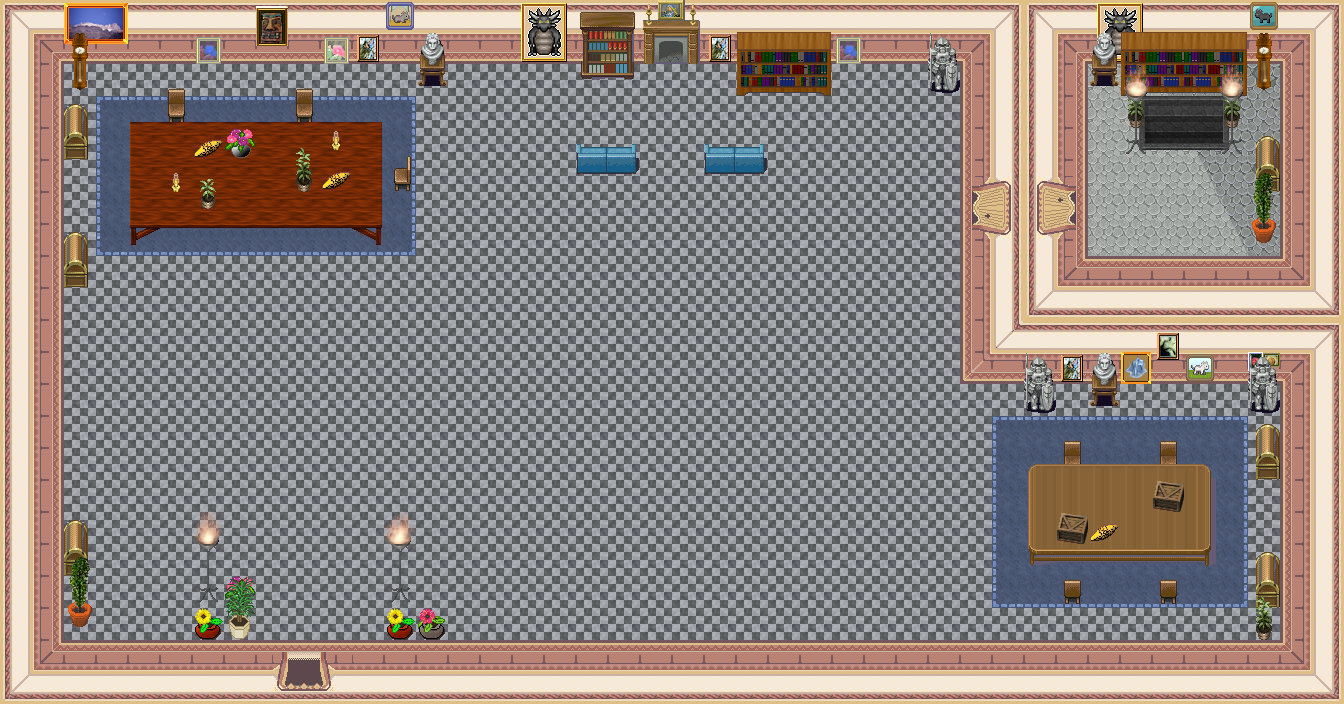

Below is a game level as drawn by its tile map, then a one-line description and the .tmx that defines it (tile-layer data replaced by summaries):
An orthogonal 42x22 tile map with 32x32 px tiles, 6 tile layers (0_floor, 1_terrain, 2_object, 3_roof, ...), 2 hidden layers not drawn, 33 tilesets.

<map version="1.2" tiledversion="1.2.2" orientation="orthogonal" renderorder="right-down" width="42" height="22" tilewidth="32" tileheight="32" infinite="0" nextlayerid="11" nextobjectid="1">
 <tileset firstgid="1" name="pale_red_ew" tilewidth="32" tileheight="32" tilecount="48" columns="8">
  <image source="../../tileset/building/entrance/pale_red_ew.png" width="256" height="192" />
 </tileset>
 <tileset firstgid="49" name="int_wall_fancy_purple" tilewidth="32" tileheight="32" tilecount="12" columns="4">
  <image source="../../tileset/building/wall/int_wall_fancy_purple.png" width="128" height="96" />
 </tileset>
 <tileset firstgid="61" name="int_wall_pale" tilewidth="32" tileheight="32" tilecount="16" columns="2">
  <image source="../../tileset/building/wall/int_wall_pale.png" width="64" height="256" />
 </tileset>
 <tileset firstgid="77" name="int_wall_purple" tilewidth="32" tileheight="32" tilecount="20" columns="2">
  <image source="../../tileset/building/wall/int_wall_purple.png" width="64" height="320" />
 </tileset>
 <tileset firstgid="97" name="square_paving" tilewidth="32" tileheight="32" tilecount="1" columns="1">
  <image source="../../tileset/ground/square_paving.png" width="32" height="32" />
 </tileset>
 <tileset firstgid="98" name="marble" tilewidth="32" tileheight="32" tilecount="1" columns="1">
  <image source="../../tileset/ground/marble.png" width="32" height="32" />
 </tileset>
 <tileset firstgid="99" name="grey_paving" tilewidth="32" tileheight="32" tilecount="8" columns="4">
  <image source="../../tileset/ground/grey_paving.png" width="128" height="64" />
 </tileset>
 <tileset firstgid="107" name="blue" tilewidth="32" tileheight="32" tilecount="9" columns="3">
  <image source="../../tileset/furniture/carpet/blue.png" width="96" height="96" />
 </tileset>
 <tileset firstgid="116" name="wooden_trestle" tilewidth="32" tileheight="32" tilecount="9" columns="3">
  <image source="../../tileset/furniture/table/wooden_trestle.png" width="96" height="96" />
 </tileset>
 <tileset firstgid="125" name="oil_paintings" tilewidth="32" tileheight="32" tilecount="16" columns="4">
  <image source="../../tileset/furniture/picture/oil_paintings.png" width="128" height="128" />
 </tileset>
 <tileset firstgid="141" name="blackdragon" tilewidth="32" tileheight="32" tilecount="4" columns="2">
  <image source="../../tileset/furniture/picture/blackdragon.png" width="64" height="64" />
 </tileset>
 <tileset firstgid="145" name="cats" tilewidth="32" tileheight="32" tilecount="3" columns="3">
  <image source="../../tileset/furniture/picture/cats.png" width="96" height="32" />
 </tileset>
 <tileset firstgid="148" name="wooden_clock" tilewidth="32" tileheight="32" tilecount="6" columns="1">
  <image source="../../tileset/furniture/clock/wooden_clock.png" width="32" height="192" />
 </tileset>
 <tileset firstgid="154" name="flames" tilewidth="32" tileheight="32" tilecount="6" columns="6">
  <image source="../../tileset/furniture/light/flames.png" width="192" height="32" />
 </tileset>
 <tileset firstgid="160" name="iron_lamp" tilewidth="32" tileheight="32" tilecount="3" columns="1">
  <image source="../../tileset/furniture/light/iron_lamp.png" width="32" height="96" />
 </tileset>
 <tileset firstgid="163" name="small_oil_lamp" tilewidth="32" tileheight="32" tilecount="8" columns="2">
  <image source="../../tileset/furniture/light/small_oil_lamp.png" width="64" height="128" />
 </tileset>
 <tileset firstgid="171" name="pale_red_ns" tilewidth="32" tileheight="32" tilecount="36" columns="9">
  <image source="../../tileset/building/entrance/pale_red_ns.png" width="288" height="128" />
 </tileset>
 <tileset firstgid="207" name="pot_plant" tilewidth="32" tileheight="32" tilecount="3" columns="1">
  <image source="../../tileset/plant/indoor/pot_plant.png" width="32" height="96" />
 </tileset>
 <tileset firstgid="210" name="potted_plants1" tilewidth="32" tileheight="32" tilecount="6" columns="3">
  <image source="../../tileset/plant/indoor/potted_plants1.png" width="96" height="64" />
 </tileset>
 <tileset firstgid="216" name="flower_vase" tilewidth="32" tileheight="32" tilecount="3" columns="3">
  <image source="../../tileset/plant/indoor/flower_vase.png" width="96" height="32" />
 </tileset>
 <tileset firstgid="219" name="oriental_plant" tilewidth="32" tileheight="32" tilecount="2" columns="1">
  <image source="../../tileset/plant/indoor/oriental_plant.png" width="32" height="64" />
 </tileset>
 <tileset firstgid="221" name="statua" tilewidth="32" tileheight="32" tilecount="4" columns="2">
  <image source="../../tileset/pol/posagi/statua.png" width="64" height="64" />
 </tileset>
 <tileset firstgid="225" name="drewniany_stol2" tilewidth="32" tileheight="32" tilecount="9" columns="3">
  <image source="../../tileset/pol/wyposazenie/stoly/drewniany_stol2.png" width="96" height="96" />
 </tileset>
 <tileset firstgid="234" name="kominek" tilewidth="32" tileheight="32" tilecount="4" columns="2">
  <image source="../../tileset/pol/wyposazenie/kominek.png" width="64" height="64" />
 </tileset>
 <tileset firstgid="238" name="present" tilewidth="32" tileheight="32" tilecount="5" columns="5">
  <image source="../../tileset/pol/wyposazenie/present.png" width="160" height="32" />
 </tileset>
 <tileset firstgid="243" name="skrzynie" tilewidth="32" tileheight="32" tilecount="4" columns="2">
  <image source="../../tileset/pol/wyposazenie/skrzynie.png" width="64" height="64" />
 </tileset>
 <tileset firstgid="247" name="krzesla" tilewidth="32" tileheight="32" tilecount="20" columns="5">
  <image source="../../tileset/pol/wyposazenie/lawki_krzesla/krzesla.png" width="160" height="128" />
 </tileset>
 <tileset firstgid="267" name="fotele_niebieskie" tilewidth="32" tileheight="32" tilecount="16" columns="2">
  <image source="../../tileset/pol/wyposazenie/lawki_krzesla/fotele_niebieskie.png" width="64" height="256" />
 </tileset>
 <tileset firstgid="283" name="szafka_biblioteczka_dark" tilewidth="32" tileheight="32" tilecount="6" columns="2">
  <image source="../../tileset/pol/wyposazenie/regaly/szafka_biblioteczka_dark.png" width="64" height="96" />
 </tileset>
 <tileset firstgid="289" name="dark_bookshelf_2" tilewidth="32" tileheight="32" tilecount="6" columns="3">
  <image source="../../tileset/furniture/shelve/dark_bookshelf_2.png" width="96" height="64" />
 </tileset>
 <tileset firstgid="295" name="grey_stone_stairs_down" tilewidth="32" tileheight="32" tilecount="6" columns="3">
  <image source="../../tileset/building/stairs/grey_stone_stairs_down.png" width="96" height="64" />
 </tileset>
 <tileset firstgid="301" name="collision" tilewidth="32" tileheight="32" tilecount="1" columns="1">
  <image source="../../tileset/logic/collision.png" width="32" height="32" />
 </tileset>
 <tileset firstgid="302" name="protection" tilewidth="32" tileheight="32" tilecount="2" columns="2">
  <image source="../../tileset/logic/protection.png" width="64" height="32" />
 </tileset>
 <layer id="1" name="0_floor" width="42" height="22">
  <data>[924 cells, 924 non-empty, 15 distinct tile ids]</data>
 </layer>
 <layer id="2" name="1_terrain" width="42" height="22">
  <data>[924 cells, 410 non-empty, 72 distinct tile ids]</data>
 </layer>
 <layer id="3" name="2_object" width="42" height="22">
  <data>[924 cells, 82 non-empty, 46 distinct tile ids]</data>
 </layer>
 <layer id="4" name="3_roof" width="42" height="22">
  <data>[924 cells, 47 non-empty, 24 distinct tile ids]</data>
 </layer>
 <layer id="5" name="4_roof_add" width="42" height="22">
  <data>[924 cells, 6 non-empty, 5 distinct tile ids]</data>
 </layer>
 <layer id="6" name="objects" width="42" height="22">
  <data>[924 cells, 0 non-empty, 0 distinct tile ids]</data>
 </layer>
 <layer id="7" name="collision" width="42" height="22" visible="0">
  <data>[924 cells, 391 non-empty, 1 distinct tile ids]</data>
 </layer>
 <layer id="8" name="protection" width="42" height="22" visible="0">
  <data>[924 cells, 924 non-empty, 1 distinct tile ids]</data>
 </layer>
</map>
